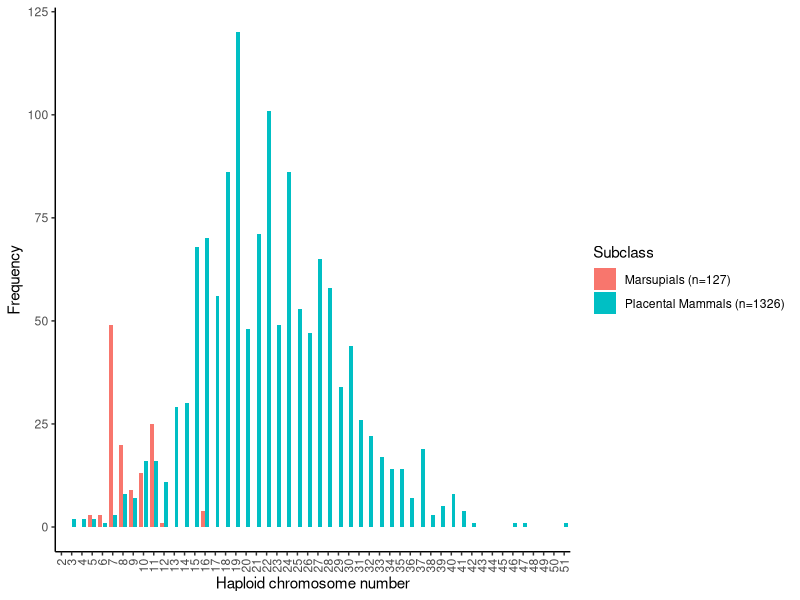

Reproduce this figure in R.
# Mammal Fig (Subclass split)
# Blackmon lab
# Meg McConnell (22/12/25)

setwd("~/GitHub/achiasmy-synthesis/data")

library(readr)
library(dplyr)
library(tidyr)
library(stringr)
library(ggplot2)

set.seed(1)  # reproducible random choices

# ---- 1) Read data ----
dat <- read_csv("Mammalia achiasmy.csv", show_col_types = FALSE)

# ---- 2) Clean taxonomy text ----
tax_cols <- c("Class", "Subclass", "Order", "Family", "Genus", "Species")
dat <- dat %>%
  mutate(across(any_of(tax_cols), ~ str_squish(as.character(.x))))

# ---- 3) Make Haploid + organism key ----
dat <- dat %>%
  mutate(
    `Diploid Number` = suppressWarnings(as.numeric(`Diploid Number`)),
    Haploid     = `Diploid Number` / 2,
    organism_id = paste(Class, Subclass, Order, Family, Genus, Species, sep = "|")
  ) %>%
  filter(!is.na(Haploid), !is.na(Subclass), Subclass != "")

# ---- 4) Randomly keep 1 row per unique organism (duplicates) ----
dat_unique <- dat %>%
  group_by(organism_id) %>%
  slice_sample(n = 1) %>%
  ungroup()

# ---- 5) Rename subclasses for plotting/legend ----
dat_unique2 <- dat_unique %>%
  mutate(
    Subclass_plot = case_when(
      Subclass == "Metatheria" ~ "Marsupials",
      Subclass == "Theria"     ~ "Placental Mammals",
      TRUE ~ Subclass
    )
  )

# ---- 6) n per subclass (after de-dup & rename) -> legend labels ----
sub_n <- dat_unique2 %>%
  count(Subclass_plot, name = "n") %>%
  arrange(Subclass_plot)

legend_labels <- setNames(
  paste0(sub_n$Subclass_plot, " (n=", sub_n$n, ")"),
  sub_n$Subclass_plot
)

# ---- 7) Convert haploid to INTEGER bins:
#        - if Haploid is already integer -> keep it
#        - if Haploid is x.5 (e.g., 19.5) -> randomly pick floor (19) OR floor-1 (18)
#          (i.e., 0.5 rounds DOWN either 0 or 1 extra)
dat_unique2 <- dat_unique2 %>%
  mutate(
    Haploid_int = case_when(
      abs(Haploid - round(Haploid)) < 1e-8 ~ as.integer(round(Haploid)),
      abs(Haploid*2 - round(Haploid*2)) < 1e-8 ~ {  # halves like 19.5
        f <- floor(Haploid)                        # 19
        # randomly choose f or f-1
        as.integer(f - sample(c(0L, 1L), size = 1))
      },
      TRUE ~ NA_integer_
    )
  ) %>%
  filter(!is.na(Haploid_int), Haploid_int >= 2)

# ---- 8) Frequency per integer haploid per subclass ----
sub_levels <- c("Marsupials", "Placental Mammals")
count_df <- dat_unique2 %>%
  mutate(Subclass_plot = factor(Subclass_plot, levels = sub_levels)) %>%
  count(Haploid_int, Subclass_plot, name = "Frequency")

# ---- 9) Fill missing combos so dodged bars stay same width ----
maxH <- max(count_df$Haploid_int, na.rm = TRUE)

count_df2 <- count_df %>%
  complete(
    Haploid_int   = seq(2, maxH, by = 1),
    Subclass_plot = factor(sub_levels, levels = sub_levels),
    fill = list(Frequency = 0)
  ) %>%
  group_by(Haploid_int, Subclass_plot) %>%                 # ensure 1 row per combo
  summarise(Frequency = sum(Frequency), .groups = "drop") %>%
  mutate(Haploid_f = factor(Haploid_int, levels = seq(2, maxH, by = 1)))

# ---- 10) Plot ----
p <- ggplot(count_df2, aes(x = Haploid_f, y = Frequency, fill = Subclass_plot)) +
  geom_col(
    position = position_dodge2(width = 0.9, preserve = "single"),
    width = 0.85
  ) +
  labs(
    x = "Haploid chromosome number",
    y = "Frequency",
    fill = "Subclass"
  ) +
  scale_fill_discrete(
    breaks = names(legend_labels),
    labels = unname(legend_labels)
  ) +
  theme_classic() +
  theme(
    axis.text.x = element_text(angle = 90, vjust = 0.5, hjust = 1)
  )

print(p)

# Optional save:
# ggsave("haploid_frequency_by_subclass.png", p, width = 9, height = 6, dpi = 300)
